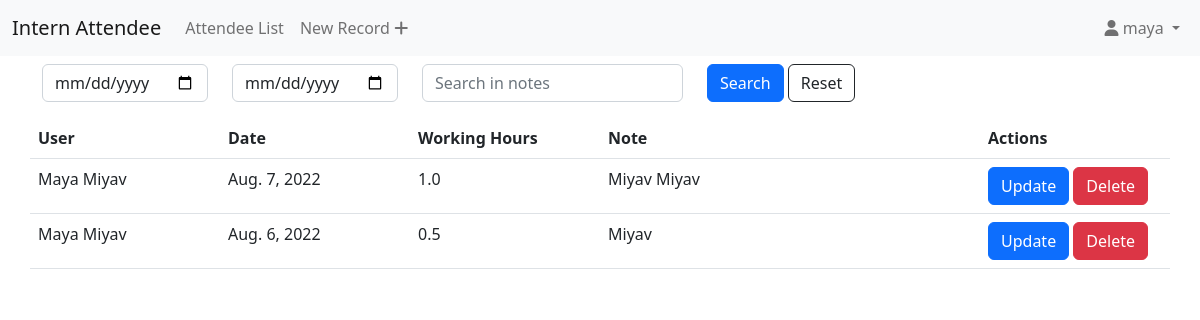
Screenshot of /list (signed in) with the database file from the repository.
### attendance/models.py (models this page shows, shortened)
class Entry(models.Model):
    WORKING_HOURS = (
         (1.0, '1 Day'),
         (0.5, '0.5 Day'),
         (1.5, '1.5 Day'),
    )
    working_hours = models.FloatField(choices=WORKING_HOURS, default=None)
    user = models.ForeignKey(User, on_delete=models.CASCADE)
    note = models.TextField(max_length=500)
    day = models.DateField(default=timezone.now)
    deleted = models.BooleanField(default=False)
    def user__fullname(self):
        return self.user.get_full_name()

### attendance/views.py (the view, shortened to what this page needs)
# urls.py: path('list', AttendeeList.as_view(), name='list'),
class AttendeeList(ListView, FormView):
    model = Entry
    template_name = 'attendance/entry_list.html'
    form_class = AttendeeListSearchForm
    def get(self, request):
        start_day = request.GET.get('start_day' or None)
        end_day = request.GET.get('end_day' or None)
        user = request.GET.getlist('user' or None)
        note = request.GET.get('note' or None)
        entries = Entry.objects.filter(deleted=False)
        if request.user.is_superuser:
            form = AttendeeListAdminSearchForm(request.GET)
            if user:
                entries = entries.filter(user__in=user)
        else:
            form = AttendeeListSearchForm(request.GET)
            entries = entries.filter(user=request.user)
        if start_day:
            entries = entries.filter(day__gte=start_day)
        if end_day:
            entries = entries.filter(day__lte=end_day)
        if note:
            entries = entries.filter(note__contains=note)
        entries = entries.order_by('-day')
        return render(request, self.template_name, {'form':form, 'entries': entries})

### attendance/forms.py
class AttendeeListSearchForm(forms.Form):
    def __init__(self, *args, **kwargs):
        super().__init__(*args, **kwargs)
        self.helper = FormHelper()
        self.helper.form_tag = True
        self.helper.form_class = 'form-inline'
        self.helper.form_method = 'get'
        self.helper.form_id = 'searchForm'
        self.helper.form_action = '/list'
        self.helper.form_show_labels = False
        self.helper.layout = Layout(
            Row(
                Field('start_day', wrapper_class="col-md-2"),
                Field('end_day', wrapper_class="col-md-2"),
                Field('note', placeholder='Search in notes', wrapper_class="col-md-3"),
                Div(
                    Submit('search', 'Search', css_class="btn btn-primary"),
                    Reset('reset', 'Reset', css_class="btn-outline-dark"),
                    css_class="col-md-2"
                ),
            )
        )
    start_day = forms.DateField(widget=DateInput(), required=False)
    end_day = forms.DateField(widget=DateInput(), required=False)
    note = forms.CharField(max_length=100, required=False)

### attendance/templates/attendance/entry_list.html (shortened to what this page needs)
{% extends "attendance/base_generic.html" %}
{% load crispy_forms_tags %}
{% block content %}
    <div class="container my-2">
        {% crispy form %}
        <div class="row">
            {% if entries %}
                <table class="table table-hover">
                    <thead>
                        <tr>
                            <th>User</th>
                            <th>Date</th>
                            <th>Working Hours</th>
                            <th>Note</th>
                            <th>Actions</th>
                        </tr>
                    </thead>
                    <tbody id="recordTable">
                        {% for entry in entries %}
                            <tr>
                                <td class="col-md-2">{{ entry.user__fullname }}</td>
                                <td class="col-md-2">{{ entry.day }}</td>
                                <td class="col-md-2">{{ entry.working_hours }}</td>
                                <td class="col-md-4">{{ entry.note }}</td>
                                <td class="col-md-2">
                                    <button type="button" class="btn btn-primary updateModalBtn" data-id="{{entry.id}}" data-bs-toggle="modal" data-bs-target="#updateModal">Update</button>
                                    <button type="button" class="btn btn-danger deleteModalBtn" data-id="{{entry.id}}" data-bs-toggle="modal" data-bs-target="#deleteModal">Delete</button>
                                </td>
                            </tr>
                        {% endfor %}
                    </tbody>
                </table>
            {% else %}
                <p>No entries</p>
            {% endif %}
        </div>
    </div>
{% endblock content %}

### attendance/templates/attendance/base_generic.html (shortened to what this page needs)
<!DOCTYPE html>
{% load static %}
{% load static i18n %}
{% load crispy_forms_tags %}
<html lang="en">
<head>
    <link href="{% static 'attendance/css/select2.min.css'%}" rel="stylesheet" />
    <link href="https://cdn.jsdelivr.net/npm/bootstrap@5.2.0/dist/css/bootstrap.min.css" rel="stylesheet">
    <link rel="stylesheet" type="text/css" href="{% static 'attendance/css/style.css' %}">
</head>
<body>
<nav class="navbar navbar-expand-lg bg-light">
  <div class="container-fluid">
    <a class="navbar-brand" href="{% url 'index' %}">Intern Attendee</a>
      {% if user.is_authenticated %}
          <div class="collapse navbar-collapse" id="navbarNav">
            <ul class="navbar-nav">
              <li class="nav-item">
                <a class="nav-link" href="{% url 'list' %}">Attendee List</a>
              </li>
              <li class="nav-item">
                <a class="nav-link" href="{% url 'newRecord' %}">New Record
                <i class="fa fa-plus"></i>
                </a>
              </li>
            </ul>
          </div>
          <div>
            <ul class="navbar-nav">
              <li class="nav-item">
                  <a class="nav-link dropdown-toggle cursor-pointer" data-bs-toggle="dropdown"> <span
                          class="fa fa-user"></span> {{user.username}}
                  </a>
              </li>
            </ul>
          </div>
          {% endif %}
  </div>
</nav>
  {% block content %}{% endblock %}
</body>
</html>

### attendance/static/attendance/css/style.css (style rules this page uses)
.cursor-pointer { cursor: pointer; }

### rows the page displays
Entry: user__fullname "Maya Miyav", day "Aug. 7, 2022", working_hours "1.0", note "Miyav Miyav"
Entry: user__fullname "Maya Miyav", day "Aug. 6, 2022", working_hours "0.5", note "Miyav"

### other values shown
{{ user.username }} "maya"
